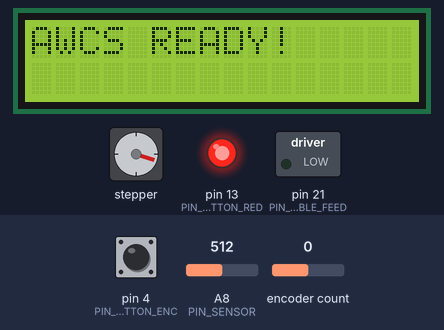
The sketch below on a simulated Arduino Mega 2560, built with avr-gcc and run on an emulated ATmega2560. Parts: 16×2 character LCD, stepper motor, switched loads named in the sketch (green lamp = pin HIGH), output pins drawn as LEDs (lit = HIGH). Inputs (shaded band) come from the test bench; at power-on: A8 (PIN_SENSOR) = 512, encoder count 0, pin 4 (PIN_BUTTON_ENC) HIGH. Stepper angles assume 200 steps per turn; what the sketch prints to the serial monitor is not drawn.

Above: at 0.8 s.
0.9 s: A8 (PIN_SENSOR) set to 67
2.7 s: A8 (PIN_SENSOR) set to 55
At 4.9 s:
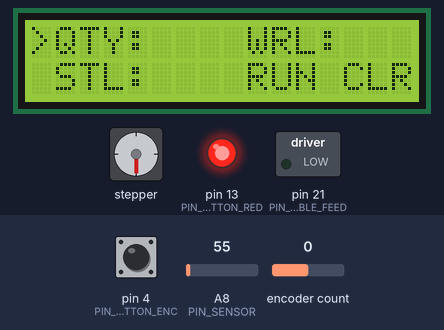
5.2 s: encoder count set to 4
At 5.8 s:
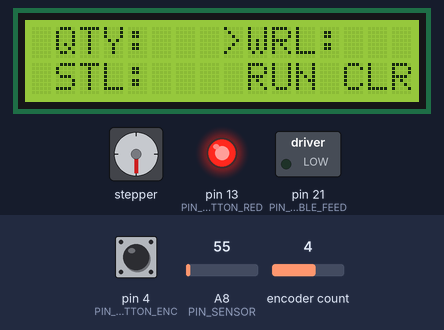
6.7 s: encoder count set to 8
At 7.9 s:
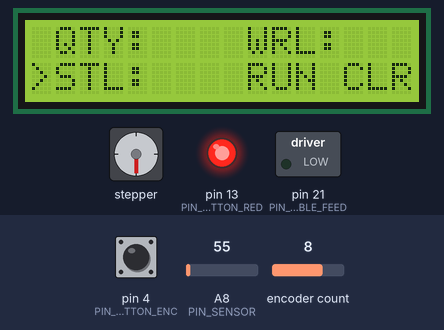
8.2 s: encoder count set to 12
At 9.3 s:
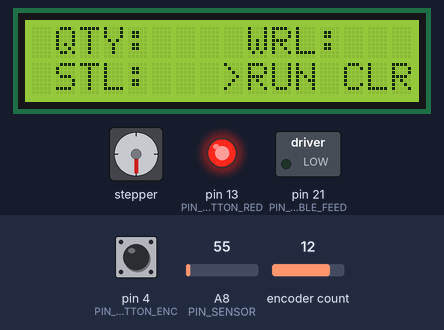
9.7 s: pin 4 (PIN_BUTTON_ENC) pulled LOW for 0.15 s
At 10.4 s:
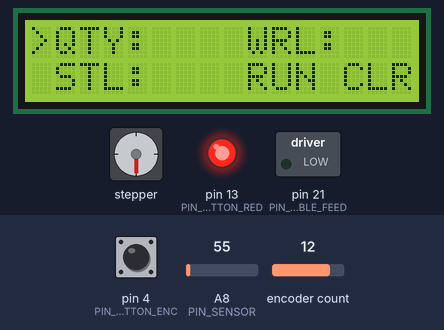
Timing chart, 0 to 12.3 s (numbered marks = the images above; inputs shaded):
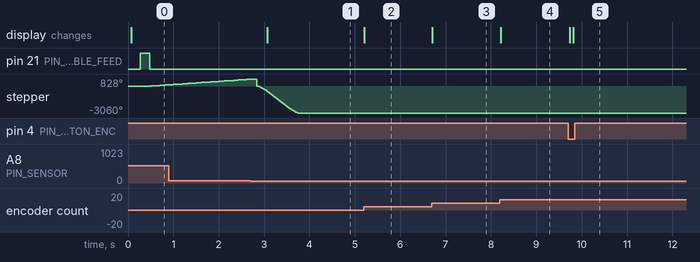

Measured:
- the behaviour switches between 61 and 60 on A8 (PIN_SENSOR) (found by bisection; images 0 and 1)
- after the input at 2.7 s, the display: changes after 0.37 s (image 1)
- after the input at 5.2 s, the display: changes at once (image 2)
- after the input at 6.7 s, the display: changes at once (image 3)
- after the input at 8.2 s, the display: changes at once (image 4)
- after the input at 9.7 s, the display: first changes at once (image 5 shows a later state)

The sketch:

weber_robot_code.ino.ino
```cpp
#include <Adafruit_CharacterOLED.h>
#include <AccelStepper.h>
#include <Bounce2.h>
#include <Encoder.h>

// READ ME READ ME
// This is made for Weber State University Automotive program, and is different than the original Element14 project. That being said, the wiring is VERY similar, and we will have a seperate file that is specifically
// for the schools specific system for our systems differs from the Element14 version in mechanical operation, but again has extremely similar wiring. There was real effort to follow the instructions as close as possible, and reflect it in our builds. Please file an issue on github if you need assistance, though turn around times may vary.
//
//For the buttons and encoder info, we built a break out board to handle the repeated need for the 5v and GND bus, as long as the pins match,
//and requirements are followed for the pins, it should be fine. While looking at the bottom of the encoder with the pins being on the bottom looking at the pcb, the goes as-
//follows, pin 1 is GND, pin 2 is 5V, pin 3 to pin 4 on arduino, pin 4 to pin 3 on arduino, pin 5 to pin 2 on arduino. We found that the button we have installed next to the encoder-//
//on the panel seems to not have a use at this time.
#define ENCODER_DO_NOT_USE_INTERRUPTS
#define PIN_ENABLE_FEED 21 // this is the enable for the feed stepper motor, make sure is installed, labeled as th EN slot on the driver, and has a brown wire in our case with our wiring harness.
#define PIN_ENC_A 3 //for the encoder switch
#define PIN_ENC_B 2 // for the encoder switch
#define PIN_BUTTON_ENC 4 //the actual button in the encoder that is clicked
#define PIN_BUTTON_RED 13 //again, not used we think, will adjust accordingly.
#define PIN_LED 13   // we dont know what this does yet.
#define PIN_SENSOR A8 //moved to a8 due to a0 being occupied (RED wire to 5V, BLACK wire to GND, BLUE wire to A8)
#define WIRE_QUANT_MIN 1
#define WIRE_QUANT_MAX 100
#define WIRE_MIN_LEN 5
#define WIRE_AWG 18


Adafruit_CharacterOLED lcd(OLED_V2, 6, 7, 8, 9, 10, 11, 12); //from the back of the screen, from left to right, the pins are as follows, pin 1 goes to GND, pin 2 to 5v, pin 3 to pin 12 arduino,-
//- pin4 to pin 11 arduino, pin 5 to pin 10 arduino, pin 6 to pin 9 arduino, pin 7&8&9&10 unused. pin 11 to pin 8 arduino, pin 12 to pin 7 arduino, pin 13 to pin 6 arduino, pin 14 unused, pin 15 to 5v, pin 16 to GND

AccelStepper stepCut(1, 19, 18); // (DRIVER, STEP, DIR)// the "1" after stepCut indicates the use of a motor driver module, pins to the arduino are as follows, 5V to 5V, step to arduino pin 19, dir to arduino pin 18, we dont have a current resistor and is set to OPEN.
// for the stepper motor to the driver for the cutter on the larger motor driver, red to a, blue to a-, green to b, black to b-,

AccelStepper stepFeed(1, 15, 14); // (DRIVER Type, step, dir) pinouts are as follows, DIR (Blue) to pin 14 on arduino, STEP (grey) to arduino pin 15, EN aka engage (brown) to arduino pin 21, COMM (yellow) to 5v, GND (black) to 24V GND, V+ (red) to 24V+.
//3 wires are unused: TXD(green), RXD(black), CHOP (white).
// for the stepper motor to the driver for the feeder, blue to b2, red to b1, green to a2, black to a1     https://www.omc-stepperonline.com/nema-17-bipolar-59ncm-84oz-in-2a-42x48mm-4-wires-w-1m-cable-and-connector.html?search=17hs19-2004s1//

Encoder encoder(PIN_ENC_A, PIN_ENC_B);
Bounce buttonOK = Bounce();
Bounce buttonRED = Bounce();


int curSpool = 0; // in future, give each spool a unique id and track total length cut ( we are working on this, but is a later addition to our machine.)
int curSpoolRemaining = 0;

int mainMode = 0;
int subMode = 0;
int lastSubMode = -99;
int scrollPos = 0;
int lastScrollPos = -99;
long encPos = -999;
long lastEncPos = 0;

long retractPos = 1700; //how much should i be open, lower the number, smaller the hole, and make sure the blades are always touching.
long stripPos = 270; //how shut must i be to strip , smaller the number, the smaller the hole and the deeper the cut
long stripFeedDistance = 0;
long lengthFeedDistance = 0;
long cutPos = -200; //how far do I need to go to make sure I cut it. dont go to far or might damage blades
long targetPos = 0;
boolean isHomed = false;
int bladeCycleState = 0;
int sensorVal = 0;

uint16_t wireQuantity = 0;
uint16_t wireLength = 0; // in milimeters
uint16_t wireStripLength = 0;
uint16_t wiresCut = 0;

float conductor_diam = 0.64516; // 22 AWG
float feed_diam = 22; // uncalibrated!
float feed_circum = PI * feed_diam; // 69.115mm per rev
float feed_res = feed_circum / 200.0; // .346mm per step
//float feed_res = 0.086;

// Z travel is 1/16" (1.5875mm) per revolution
// both motors are 1.8deg per step (200 per revolution)
// the cut motor driver has a noncofigurable default 10x microstepping rate
// so z resolution = 0.00079375mm per "full" step sent
// leaving us with ~1260 steps per mm z travel

boolean ledState = 0;
long curTime = 0;
long lastTime = 0;
int deltaTime = 100;

void setup(){

  Serial.begin(115200);
  lcd.begin(16, 2);
  lcd.print("AWCS READY!");
  stepCut.setPinsInverted(true, true);
  stepFeed.setPinsInverted(true, true);
  stepFeed.setMaxSpeed(2000);
  stepFeed.setAcceleration(6000);
  stepCut.setMaxSpeed(20000);
  stepCut.setAcceleration(40000);
  pinMode(PIN_ENABLE_FEED, OUTPUT);
  pinMode(PIN_BUTTON_ENC, INPUT_PULLUP);
  pinMode(PIN_BUTTON_RED, INPUT_PULLUP);
  pinMode(PIN_LED, OUTPUT);
  buttonOK.attach(PIN_BUTTON_ENC);
  buttonRED.attach(PIN_BUTTON_RED);
  buttonOK.interval(5);
  buttonRED.interval(5);

  digitalWrite(PIN_ENABLE_FEED, LOW);
  delay(200);
  digitalWrite(PIN_ENABLE_FEED, HIGH);
  delay(200);
  digitalWrite(PIN_ENABLE_FEED, LOW);
  //setZHOME():
  setBlade('H');
  //lcd.clear();
  printMenu();
  printCursor(0);
  subMode = 5;
  setBlade('R');
}

void loop(){
 // be sure to turn to comment below here during normal operation
 /* curTime = millis(); // VERY BASIC Calibration measurement
  if (curTime - lastTime > deltaTime){
    lastTime = curTime;
     getInput();
    //lcd.clear();
    lcd.setCursor(0, 0);
    lcd.print("POS:   ");
    lcd.setCursor(4, 0);
    lcd.print(scrollPos);
    lcd.setCursor(0, 1);
    lcd.print("SEN:    ");
    lcd.setCursor(4, 1);
    lcd.print(sensorVal);
    cutPos = 63 * scrollPos;
    stepCut.moveTo(cutPos);
  }
*/
  //be sure to turn to comment above here suring normal operation
  stepCut.run();

  getInput();

  switch(mainMode){

    case 0: // MAIN MENU
        switch(subMode){
          case 0: // choose quantity
            if( scrollPos != lastScrollPos){
              if (scrollPos > 999)scrollPos = 1;
              if (scrollPos < 1)scrollPos = 999;
              lastScrollPos = scrollPos;
              wireQuantity = scrollPos;
              lcd.setCursor(5, 0);
              lcd.print("   "); // clear
              lcd.setCursor(5, 0);
              lcd.print(wireQuantity);
            }
            if (buttonOK.fell())returnToMenu();
          break;
          case 1: // choose length (resolution of 5mm)
            if( scrollPos != lastScrollPos){
              if (scrollPos > 99)scrollPos = 0;
              if (scrollPos < 0)scrollPos = 99;
              lastScrollPos = scrollPos;
              wireLength = scrollPos * 5;
              lcd.setCursor(13, 0);
              lcd.print("   "); // clear
              lcd.setCursor(13, 0);
              lcd.print(wireLength);
            }
            if (buttonOK.fell())returnToMenu();
          break;
          case 2: // choose strip length (default strip both ends)
            if( scrollPos != lastScrollPos){
              if (scrollPos > 999)scrollPos = 0;
              if (scrollPos < 0)scrollPos = 999;
              lastScrollPos = scrollPos;
              wireStripLength = scrollPos;
              lcd.setCursor(5, 1);
              lcd.print("   "); // clear
              lcd.setCursor(5, 1);
              lcd.print(wireStripLength);
            }
            if (buttonOK.fell())returnToMenu();
          break;
          case 3: // run
              subMode = 5;
              mainMode = 1; // RUN!
              lcd.clear();
              lcd.home();
              lcd.print("NOW CUTTING:");
              printJobStatus();
              setBlade('R');
              stepFeed.setCurrentPosition(0);
              stripFeedDistance = -(32* round(float(wireStripLength)/feed_res)); // the motor spins counterclockwise, hence the negative on the thirty two
              lengthFeedDistance = -(32* ((wireLength - 2*(wireStripLength))/feed_res));// the motor spins counterclockwise, hence the negative on the thirty two
              Serial.print("FEED STEPS: ");Serial.println(stripFeedDistance);
              Serial.print("FEED DIST: ");Serial.println(lengthFeedDistance);

          break;
          case 4: // clear
            resetParameters();
            printMenu();
            returnToMenu();

          break;
          case 5: // scrolling
            if( scrollPos != lastScrollPos){
              if (scrollPos > 4)scrollPos = 0;
              if (scrollPos < 0)scrollPos = 4;
              lastScrollPos = scrollPos;
              printCursor(scrollPos);
              }
              if (buttonOK.fell()){
                subMode = scrollPos;
                //delay(200);
            }
          break;
        }
    break;

    case 1: // RUN

      // loop through quantity, allow mid-job canceling
      switch (bladeCycleState){
        case 0: // initial retract, then feed length of strip
          if (stepCut.distanceToGo() == 0){ // allow the blade to retract
            printJobStatus(); // show wire X of N wires
            bladeCycleState++;
            stepFeed.setCurrentPosition(0);
            stepFeed.moveTo(stripFeedDistance); // feed length of strip
          }
        break;
        case 1: // feed, then strip
          if (stepFeed.distanceToGo() == 0){ // allow strip length to fininsh feeding
            bladeCycleState++;
            setBlade('S');
          }
        break;
        case 2: // strip, then retract
          if (stepCut.distanceToGo() == 0){ // allow time to strip
            bladeCycleState++;
            setBlade('R');
          }
        break;
        case 3: // retract, then feed length of wire
          if (stepCut.distanceToGo() == 0){ // allow retraction
            bladeCycleState++;
            stepFeed.setCurrentPosition(0);
            stepFeed.moveTo(lengthFeedDistance);
          }
        break;
        case 4: // feed, then strip
          if (stepFeed.distanceToGo() == 0){ // allow feed movement etc.
            bladeCycleState++;
            setBlade('S');
          }
        break;
        case 5: // strip, then retract
          if (stepCut.distanceToGo() == 0){ // allow feed movement etc.
            bladeCycleState++;
            setBlade('R');
          }
        break;
         case 6: // retract, then feed
          if (stepCut.distanceToGo() == 0){ // allow feed movement etc.
            bladeCycleState++;
            stepFeed.setCurrentPosition(0);
            stepFeed.moveTo(stripFeedDistance);
          }
        break;
        case 7: // retract, then feed
          if (stepFeed.distanceToGo() == 0){ // allow feed movement etc.
            bladeCycleState++;
            setBlade('C');
          }
        break;
        case 8: // cut, then retract and loop if more wires need to run.
          if (stepCut.distanceToGo() == 0){ // allow feed movement etc.
            bladeCycleState = 0;
            wiresCut++;
            setBlade('R');
          }
        break;
      }

      // return to main menu when done or cancel the job
      if (buttonRED.fell() || wiresCut >= wireQuantity){
        mainMode = 0;
        resetParameters();
        subMode = 5;
        returnToMenu();
        printMenu();
        printCursor(0);
      }
    break;

  }
  // the motors only really move if there is a remaning position to travel,
  // and this needs to be called often enough that nesting it
  // inside some other function doesn't help much, so we'll just keep the .run() here
  stepFeed.run();
  stepCut.run();


} // END MAIN LOOP

void printJobStatus(){
   lcd.setCursor(0, 1);
   lcd.print("WIRE     OF   ");
   lcd.setCursor(5, 1);
   lcd.print(wiresCut+1);
   lcd.setCursor(11, 1);
   lcd.print(wireQuantity);
}

void setBlade(char bladePos){
  switch (bladePos){
    case 'H': // home
      while (!isHomed){
        curTime = millis();

        if (curTime - lastTime > 100){
          lastTime = curTime;
          sensorVal = analogRead(PIN_SENSOR);
          if (sensorVal > 60){  //change me to adjust the home
            targetPos -= 20; //this is how fast and accurate i find home (which is a closed cutter with no gaps)
            stepCut.moveTo(targetPos);
          } else {
            isHomed = true;
            stepCut.setCurrentPosition(0);
          }
        }
        stepCut.run();
      }
    break;
    case 'R': // retract
      stepCut.moveTo(retractPos);
    break;
    case 'S': // strip
      stepCut.moveTo(stripPos);
    break;
    case 'C': // cut
      stepCut.moveTo(cutPos);
    break;
  }
}

void returnToMenu(){
  scrollPos = subMode;
  subMode = 5;
}

void printCursor(int cursorPos){
  //clear old cursor positions
  lcd.setCursor(0, 0);
  lcd.print(" ");
  lcd.setCursor(8, 0);
  lcd.print(" ");
  lcd.setCursor(0, 1);
  lcd.print(" ");
  lcd.setCursor(8, 1);
  lcd.print(" ");
  lcd.setCursor(12, 1);
  lcd.print(" ");
  switch(cursorPos){
    case 0:
      lcd.setCursor(0, 0);
      lcd.print(">");
    break;
    case 1:
      lcd.setCursor(8, 0);
      lcd.print(">");
    break;
    case 2:
      lcd.setCursor(0, 1);
      lcd.print(">");
    break;
    case 3:
      lcd.setCursor(8, 1);
      lcd.print(">");
    break;
    case 4:
      lcd.setCursor(12, 1);
      lcd.print(">");
    break;
  }
}

void printMenu(){
  lcd.setCursor(0, 0);
  lcd.print(" QTY:    WRL:   ");
  lcd.setCursor(0, 1);
  lcd.print(" STL:    RUN CLR");
}

void resetParameters(){
  wireQuantity = 0;
  wireLength = 0;
  wireStripLength = 0;
  wiresCut = 0;
  bladeCycleState = 0;
  stripFeedDistance = 0;
  lengthFeedDistance = 0;
}

void getInput(){
  buttonOK.update();
  buttonRED.update();
  if (buttonOK.fell()){
    ledState = !ledState;
    digitalWrite(PIN_LED, ledState);
  }
  encPos = encoder.read();
  if (abs(encPos - lastEncPos) > 4){ // did the encoder move one detent?
    if (encPos - lastEncPos > 0){ // positive
      scrollPos++;
    } else { // negative
      scrollPos--;
    }
    lastEncPos = encPos;
  }
}
```
